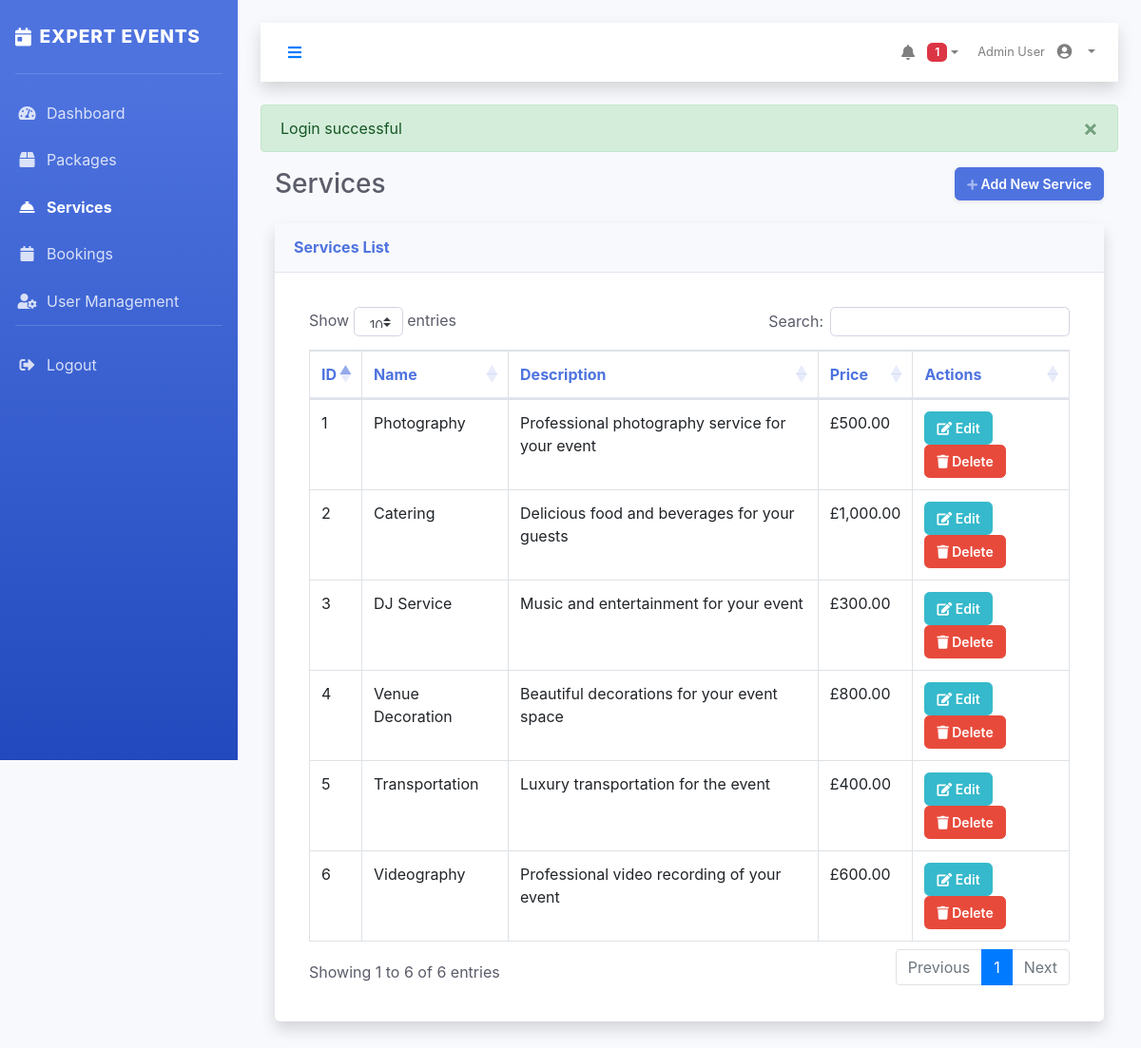
/pages/services.php (signed in), run on the app's committed database.
### tables this page shows
CREATE TABLE `services` (
  `id` bigint(20) UNSIGNED NOT NULL,
  `name` varchar(100) NOT NULL,
  `description` text DEFAULT NULL,
  `price` decimal(10,2) NOT NULL
);

### config/database.php (called while the page is built, shortened)
<?php
class Database {
    private static $instance = null;
    private $connection;
    private function __construct() {
        $host = "localhost";
        $port = "3306";
        $dbname = "event_v2";
        $user = "root";
        $password = "";
        $dsn = "mysql:host=$host;port=$port;dbname=$dbname;charset=utf8mb4";
        try {
            $this->connection = new PDO($dsn, $user, $password);
            $this->connection->setAttribute(PDO::ATTR_ERRMODE, PDO::ERRMODE_EXCEPTION);
        } catch (PDOException $e) {
            echo "Database Connection Error: " . $e->getMessage();
            exit;
        }
    }
    public static function getInstance() {
        if (self::$instance === null) {
            self::$instance = new self();
        }
        return self::$instance;
    }
    public function query($sql, $params = []) {
        try {
            $stmt = $this->connection->prepare($sql);
            $stmt->execute($params);
            return $stmt->fetchAll(PDO::FETCH_ASSOC);
        } catch (PDOException $e) {
            echo "Query Error: " . $e->getMessage();
            return false;
        }
    }
}
?>

### pages/services.php (the view, shortened to what this page needs)
<?php
require_once '../includes/header.php';
$db = Database::getInstance();
$services = $db->query("SELECT * FROM services");
?>
<div class="d-sm-flex align-items-center justify-content-between mb-4">
    <h1 class="h3 mb-0 text-gray-800">Services</h1>
    <a href="#" class="d-none d-sm-inline-block btn btn-sm btn-primary shadow-sm" data-toggle="modal" data-target="#serviceModal">
        <i class="fas fa-plus fa-sm text-white-50"></i> Add New Service
    </a>
</div>
<div class="card shadow mb-4">
    <div class="card-header py-3">
        <h6 class="m-0 font-weight-bold text-primary">Services List</h6>
    </div>
    <div class="card-body">
        <div class="table-responsive">
            <table class="table table-bordered dataTable" width="100%" cellspacing="0">
                <thead>
                    <tr>
                        <th>ID</th>
                        <th>Name</th>
                        <th>Description</th>
                        <th>Price</th>
                        <th>Actions</th>
                    </tr>
                </thead>
                <tbody>
                    <?php foreach ($services as $service): ?>
                    <tr>
                        <td><?php echo $service['id']; ?></td>
                        <td><?php echo $service['name']; ?></td>
                        <td><?php echo $service['description']; ?></td>
                        <td>£<?php echo number_format($service['price'], 2); ?></td>
                        <td>
                            <a href="?edit=<?php echo $service['id']; ?>" class="btn btn-info btn-sm">
                                <i class="fas fa-edit"></i> Edit
                            </a>
                            <a href="../handlers/services.php?action=delete&id=<?php echo $service['id']; ?>" class="btn btn-danger btn-sm btn-delete">
                                <i class="fas fa-trash"></i> Delete
                            </a>
                        </td>
                    </tr>
                    <?php endforeach; ?>
                </tbody>
            </table>
        </div>
    </div>
</div>
<?php require_once '../includes/footer.php'; ?>

### assets/css/style.css (style rules this page uses)
:root { --primary-color: #4e73df; --secondary-color: #1cc88a; --dark-color: #5a5c69; --light-color: #f8f9fc; --danger-color: #e74a3b; --warning-color: #f6c23e; --info-color: #36b9cc; }
body { font-family: 'Nunito', -apple-system, BlinkMacSystemFont, 'Segoe UI', Roboto, 'Helvetica Neue', Arial, sans-serif; background-color: #f8f9fc; color: #5a5c69; }
.card { background-color: white; border: 0; border-radius: 0.35rem; box-shadow: 0 0.15rem 1.75rem 0 rgba(58, 59, 69, 0.1); margin-bottom: 1.5rem; }
.card-header { padding: 0.75rem 1.25rem; background-color: #f8f9fc; border-bottom: 1px solid #e3e6f0; }
.card-body { padding: 1.25rem; }
.table thead th { vertical-align: bottom; border-bottom: 2px solid #e3e6f0; font-weight: 700; color: #4e73df; }
.btn { border-radius: 0.35rem; padding: 0.375rem 0.75rem; font-weight: 600; transition: all 0.2s; }
.btn-primary { background-color: #4e73df; border-color: #4e73df; }
.btn-info { background-color: #36b9cc; border-color: #36b9cc; }
.btn-danger { background-color: #e74a3b; border-color: #e74a3b; }
.text-primary { color: #4e73df !important; }

### data on the page
services: id "1", name "Photography", description "Professional photography service for your event", price "500.00"
services: id "2", name "Catering", description "Delicious food and beverages for your guests", price "1,000.00"
services: id "3", name "DJ Service", description "Music and entertainment for your event", price "300.00"
services: id "4", name "Venue Decoration", description "Beautiful decorations for your event space", price "800.00"
services: id "5", name "Transportation", description "Luxury transportation for the event", price "400.00"
services: id "6", name "Videography", description "Professional video recording of your event", price "600.00"

### other printed values
$item['title'] "Dashboard"
$item['title'] "Packages"
$item['title'] "Services"
$item['title'] "Bookings"
$item['title'] "User Management"
$unreadCount "1"
$_SESSION['user_name'] "Admin User"
$_SESSION['flash_message'] "Login successful"
